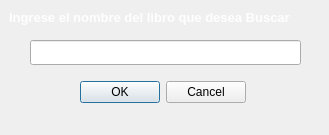
<?xml version="1.0" encoding="UTF-8"?>
<ui version="4.0">
 <class>Dialog</class>
 <widget class="QDialog" name="Dialog">
  <property name="geometry">
   <rect>
    <x>0</x>
    <y>0</y>
    <width>329</width>
    <height>135</height>
   </rect>
  </property>
  <property name="windowTitle">
   <string>Buscar</string>
  </property>
  <widget class="QDialogButtonBox" name="buttonBox">
   <property name="geometry">
    <rect>
     <x>80</x>
     <y>80</y>
     <width>166</width>
     <height>25</height>
    </rect>
   </property>
   <property name="orientation">
    <enum>Qt::Horizontal</enum>
   </property>
   <property name="standardButtons">
    <set>QDialogButtonBox::Cancel|QDialogButtonBox::Ok</set>
   </property>
  </widget>
  <widget class="QLabel" name="label">
   <property name="geometry">
    <rect>
     <x>9</x>
     <y>9</y>
     <width>311</width>
     <height>17</height>
    </rect>
   </property>
   <property name="text">
    <string>&lt;html&gt;&lt;head/&gt;&lt;body&gt;&lt;p&gt;&lt;span style=&quot; font-size:10pt; font-weight:600; color:#fefefe;&quot;&gt;Ingrese el nombre del libro que desea Buscar&lt;/span&gt;&lt;/p&gt;&lt;/body&gt;&lt;/html&gt;</string>
   </property>
  </widget>
  <widget class="QLineEdit" name="lineEdit">
   <property name="geometry">
    <rect>
     <x>30</x>
     <y>40</y>
     <width>271</width>
     <height>25</height>
    </rect>
   </property>
  </widget>
  <widget class="QLabel" name="label_2">
   <property name="geometry">
    <rect>
     <x>-10</x>
     <y>-4</y>
     <width>341</width>
     <height>141</height>
    </rect>
   </property>
   <property name="text">
    <string/>
   </property>
   <property name="pixmap">
    <pixmap>bilioteca1.jpg</pixmap>
   </property>
   <property name="scaledContents">
    <bool>true</bool>
   </property>
  </widget>
  <zorder>label_2</zorder>
  <zorder>buttonBox</zorder>
  <zorder>label</zorder>
  <zorder>lineEdit</zorder>
 </widget>
 <resources/>
 <connections>
  <connection>
   <sender>buttonBox</sender>
   <signal>accepted()</signal>
   <receiver>Dialog</receiver>
   <slot>accept()</slot>
   <hints>
    <hint type="sourcelabel">
     <x>248</x>
     <y>254</y>
    </hint>
    <hint type="destinationlabel">
     <x>157</x>
     <y>274</y>
    </hint>
   </hints>
  </connection>
  <connection>
   <sender>buttonBox</sender>
   <signal>rejected()</signal>
   <receiver>Dialog</receiver>
   <slot>reject()</slot>
   <hints>
    <hint type="sourcelabel">
     <x>316</x>
     <y>260</y>
    </hint>
    <hint type="destinationlabel">
     <x>286</x>
     <y>274</y>
    </hint>
   </hints>
  </connection>
 </connections>
</ui>
